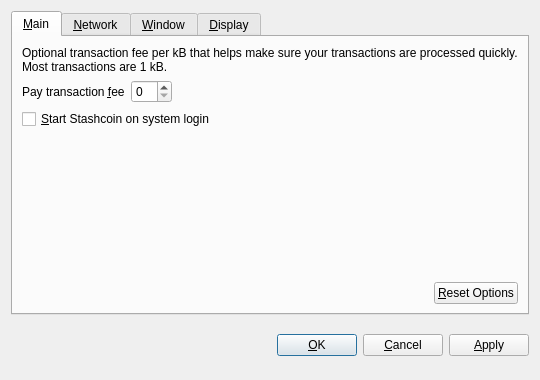
<?xml version="1.0" encoding="UTF-8"?>
<ui version="4.0">
 <class>OptionsDialog</class>
 <widget class="QDialog" name="OptionsDialog">
  <property name="geometry">
   <rect>
    <x>0</x>
    <y>0</y>
    <width>540</width>
    <height>380</height>
   </rect>
  </property>
  <property name="windowTitle">
   <string>Options</string>
  </property>
  <property name="modal">
   <bool>true</bool>
  </property>
  <layout class="QVBoxLayout" name="verticalLayout">
   <item>
    <widget class="QTabWidget" name="tabWidget">
     <property name="tabPosition">
      <enum>QTabWidget::North</enum>
     </property>
     <property name="currentIndex">
      <number>0</number>
     </property>
     <widget class="QWidget" name="tabMain">
      <attribute name="title">
       <string>&amp;Main</string>
      </attribute>
      <layout class="QVBoxLayout" name="verticalLayout_Main">
       <item>
        <widget class="QLabel" name="transactionFeeInfoLabel">
         <property name="text">
          <string>Optional transaction fee per kB that helps make sure your transactions are processed quickly. Most transactions are 1 kB.</string>
         </property>
         <property name="textFormat">
          <enum>Qt::PlainText</enum>
         </property>
         <property name="wordWrap">
          <bool>true</bool>
         </property>
        </widget>
       </item>
       <item>
        <layout class="QHBoxLayout" name="horizontalLayout_1_Main">
         <item>
          <widget class="QLabel" name="transactionFeeLabel">
           <property name="text">
            <string>Pay transaction &amp;fee</string>
           </property>
           <property name="textFormat">
            <enum>Qt::PlainText</enum>
           </property>
           <property name="buddy">
            <cstring>transactionFee</cstring>
           </property>
          </widget>
         </item>
         <item>
          <widget class="BitcoinAmountField" name="transactionFee"/>
         </item>
         <item>
          <spacer name="horizontalSpacer_1_Main">
           <property name="orientation">
            <enum>Qt::Horizontal</enum>
           </property>
           <property name="sizeHint" stdset="0">
            <size>
             <width>40</width>
             <height>20</height>
            </size>
           </property>
          </spacer>
         </item>
        </layout>
       </item>
       <item>
        <widget class="QCheckBox" name="bitcoinAtStartup">
         <property name="toolTip">
          <string>Automatically start Stashcoin after logging in to the system.</string>
         </property>
         <property name="text">
          <string>&amp;Start Stashcoin on system login</string>
         </property>
        </widget>
       </item>
       <item>
        <spacer name="verticalSpacer_Main">
         <property name="orientation">
          <enum>Qt::Vertical</enum>
         </property>
         <property name="sizeHint" stdset="0">
          <size>
           <width>20</width>
           <height>40</height>
          </size>
         </property>
        </spacer>
       </item>
       <item>
        <layout class="QHBoxLayout" name="horizontalLayout_2_Main">
         <item>
          <spacer name="horizontalSpacer_2_Main">
           <property name="orientation">
            <enum>Qt::Horizontal</enum>
           </property>
           <property name="sizeHint" stdset="0">
            <size>
             <width>40</width>
             <height>20</height>
            </size>
           </property>
          </spacer>
         </item>
         <item>
          <widget class="QPushButton" name="resetButton">
           <property name="toolTip">
            <string>Reset all client options to default.</string>
           </property>
           <property name="text">
            <string>&amp;Reset Options</string>
           </property>
           <property name="autoDefault">
            <bool>false</bool>
           </property>
          </widget>
         </item>
        </layout>
       </item>
      </layout>
     </widget>
     <widget class="QWidget" name="tabNetwork">
      <attribute name="title">
       <string>&amp;Network</string>
      </attribute>
      <layout class="QVBoxLayout" name="verticalLayout_Network">
       <item>
        <widget class="QCheckBox" name="mapPortUpnp">
         <property name="toolTip">
          <string>Automatically open the Stashcoin client port on the router. This only works when your router supports UPnP and it is enabled.</string>
         </property>
         <property name="text">
          <string>Map port using &amp;UPnP</string>
         </property>
        </widget>
       </item>
       <item>
        <widget class="QCheckBox" name="connectSocks">
         <property name="toolTip">
          <string>Connect to the Stashcoin network through a SOCKS proxy (e.g. when connecting through Tor).</string>
         </property>
         <property name="text">
          <string>&amp;Connect through SOCKS proxy:</string>
         </property>
        </widget>
       </item>
       <item>
        <layout class="QHBoxLayout" name="horizontalLayout_Network">
         <item>
          <widget class="QLabel" name="proxyIpLabel">
           <property name="text">
            <string>Proxy &amp;IP:</string>
           </property>
           <property name="textFormat">
            <enum>Qt::PlainText</enum>
           </property>
           <property name="buddy">
            <cstring>proxyIp</cstring>
           </property>
          </widget>
         </item>
         <item>
          <widget class="QValidatedLineEdit" name="proxyIp">
           <property name="maximumSize">
            <size>
             <width>140</width>
             <height>16777215</height>
            </size>
           </property>
           <property name="toolTip">
            <string>IP address of the proxy (e.g. 127.0.0.1)</string>
           </property>
          </widget>
         </item>
         <item>
          <widget class="QLabel" name="proxyPortLabel">
           <property name="text">
            <string>&amp;Port:</string>
           </property>
           <property name="textFormat">
            <enum>Qt::PlainText</enum>
           </property>
           <property name="buddy">
            <cstring>proxyPort</cstring>
           </property>
          </widget>
         </item>
         <item>
          <widget class="QLineEdit" name="proxyPort">
           <property name="maximumSize">
            <size>
             <width>55</width>
             <height>16777215</height>
            </size>
           </property>
           <property name="toolTip">
            <string>Port of the proxy (e.g. 9050)</string>
           </property>
          </widget>
         </item>
         <item>
          <widget class="QLabel" name="socksVersionLabel">
           <property name="text">
            <string>SOCKS &amp;Version:</string>
           </property>
           <property name="textFormat">
            <enum>Qt::PlainText</enum>
           </property>
           <property name="buddy">
            <cstring>socksVersion</cstring>
           </property>
          </widget>
         </item>
         <item>
          <widget class="QValueComboBox" name="socksVersion">
           <property name="toolTip">
            <string>SOCKS version of the proxy (e.g. 5)</string>
           </property>
          </widget>
         </item>
         <item>
          <spacer name="horizontalSpacer_Network">
           <property name="orientation">
            <enum>Qt::Horizontal</enum>
           </property>
           <property name="sizeHint" stdset="0">
            <size>
             <width>40</width>
             <height>20</height>
            </size>
           </property>
          </spacer>
         </item>
        </layout>
       </item>
       <item>
        <spacer name="verticalSpacer_Network">
         <property name="orientation">
          <enum>Qt::Vertical</enum>
         </property>
         <property name="sizeHint" stdset="0">
          <size>
           <width>20</width>
           <height>40</height>
          </size>
         </property>
        </spacer>
       </item>
      </layout>
     </widget>
     <widget class="QWidget" name="tabWindow">
      <attribute name="title">
       <string>&amp;Window</string>
      </attribute>
      <layout class="QVBoxLayout" name="verticalLayout_Window">
       <item>
        <widget class="QCheckBox" name="minimizeToTray">
         <property name="toolTip">
          <string>Show only a tray icon after minimizing the window.</string>
         </property>
         <property name="text">
          <string>&amp;Minimize to the tray instead of the taskbar</string>
         </property>
        </widget>
       </item>
       <item>
        <widget class="QCheckBox" name="minimizeOnClose">
         <property name="toolTip">
          <string>Minimize instead of exit the application when the window is closed. When this option is enabled, the application will be closed only after selecting Quit in the menu.</string>
         </property>
         <property name="text">
          <string>M&amp;inimize on close</string>
         </property>
        </widget>
       </item>
       <item>
        <spacer name="verticalSpacer_Window">
         <property name="orientation">
          <enum>Qt::Vertical</enum>
         </property>
         <property name="sizeHint" stdset="0">
          <size>
           <width>20</width>
           <height>40</height>
          </size>
         </property>
        </spacer>
       </item>
      </layout>
     </widget>
     <widget class="QWidget" name="tabDisplay">
      <attribute name="title">
       <string>&amp;Display</string>
      </attribute>
      <layout class="QVBoxLayout" name="verticalLayout_Display">
       <item>
        <layout class="QHBoxLayout" name="horizontalLayout_1_Display">
         <item>
          <widget class="QLabel" name="langLabel">
           <property name="text">
            <string>User Interface &amp;language:</string>
           </property>
           <property name="textFormat">
            <enum>Qt::PlainText</enum>
           </property>
           <property name="buddy">
            <cstring>lang</cstring>
           </property>
          </widget>
         </item>
         <item>
          <widget class="QValueComboBox" name="lang">
           <property name="toolTip">
            <string>The user interface language can be set here. This setting will take effect after restarting Stashcoin.</string>
           </property>
          </widget>
         </item>
        </layout>
       </item>
       <item>
        <layout class="QHBoxLayout" name="horizontalLayout_2_Display">
         <item>
          <widget class="QLabel" name="unitLabel">
           <property name="text">
            <string>&amp;Unit to show amounts in:</string>
           </property>
           <property name="textFormat">
            <enum>Qt::PlainText</enum>
           </property>
           <property name="buddy">
            <cstring>unit</cstring>
           </property>
          </widget>
         </item>
         <item>
          <widget class="QValueComboBox" name="unit">
           <property name="toolTip">
            <string>Choose the default subdivision unit to show in the interface and when sending coins.</string>
           </property>
          </widget>
         </item>
        </layout>
       </item>
       <item>
        <widget class="QCheckBox" name="displayAddresses">
         <property name="toolTip">
          <string>Whether to show Stashcoin addresses in the transaction list or not.</string>
         </property>
         <property name="text">
          <string>&amp;Display addresses in transaction list</string>
         </property>
        </widget>
       </item>
       <item>
        <widget class="QCheckBox" name="coinControlFeatures">
         <property name="toolTip">
          <string>Whether to show coin control features or not.</string>
         </property>
         <property name="text">
          <string>Display coin &amp;control features (experts only!)</string>
         </property>
        </widget>
       </item>
       <item>
        <spacer name="verticalSpacer_Display">
         <property name="orientation">
          <enum>Qt::Vertical</enum>
         </property>
         <property name="sizeHint" stdset="0">
          <size>
           <width>20</width>
           <height>40</height>
          </size>
         </property>
        </spacer>
       </item>
      </layout>
     </widget>
    </widget>
   </item>
   <item>
    <layout class="QHBoxLayout" name="horizontalLayout_Buttons">
     <item>
      <spacer name="horizontalSpacer_1">
       <property name="orientation">
        <enum>Qt::Horizontal</enum>
       </property>
       <property name="sizeHint" stdset="0">
        <size>
         <width>40</width>
         <height>48</height>
        </size>
       </property>
      </spacer>
     </item>
     <item>
      <widget class="QLabel" name="statusLabel">
       <property name="font">
        <font>
         <weight>75</weight>
         <bold>true</bold>
        </font>
       </property>
       <property name="text">
        <string/>
       </property>
       <property name="textFormat">
        <enum>Qt::PlainText</enum>
       </property>
       <property name="wordWrap">
        <bool>true</bool>
       </property>
      </widget>
     </item>
     <item>
      <spacer name="horizontalSpacer_2">
       <property name="orientation">
        <enum>Qt::Horizontal</enum>
       </property>
       <property name="sizeHint" stdset="0">
        <size>
         <width>40</width>
         <height>48</height>
        </size>
       </property>
      </spacer>
     </item>
     <item>
      <widget class="QPushButton" name="okButton">
       <property name="text">
        <string>&amp;OK</string>
       </property>
      </widget>
     </item>
     <item>
      <widget class="QPushButton" name="cancelButton">
       <property name="text">
        <string>&amp;Cancel</string>
       </property>
       <property name="autoDefault">
        <bool>false</bool>
       </property>
      </widget>
     </item>
     <item>
      <widget class="QPushButton" name="applyButton">
       <property name="text">
        <string>&amp;Apply</string>
       </property>
       <property name="autoDefault">
        <bool>false</bool>
       </property>
      </widget>
     </item>
    </layout>
   </item>
  </layout>
 </widget>
 <customwidgets>
  <customwidget>
   <class>BitcoinAmountField</class>
   <extends>QSpinBox</extends>
   <header>bitcoinamountfield.h</header>
  </customwidget>
  <customwidget>
   <class>QValueComboBox</class>
   <extends>QComboBox</extends>
   <header>qvaluecombobox.h</header>
  </customwidget>
  <customwidget>
   <class>QValidatedLineEdit</class>
   <extends>QLineEdit</extends>
   <header>qvalidatedlineedit.h</header>
  </customwidget>
 </customwidgets>
 <resources/>
 <connections/>
</ui>
